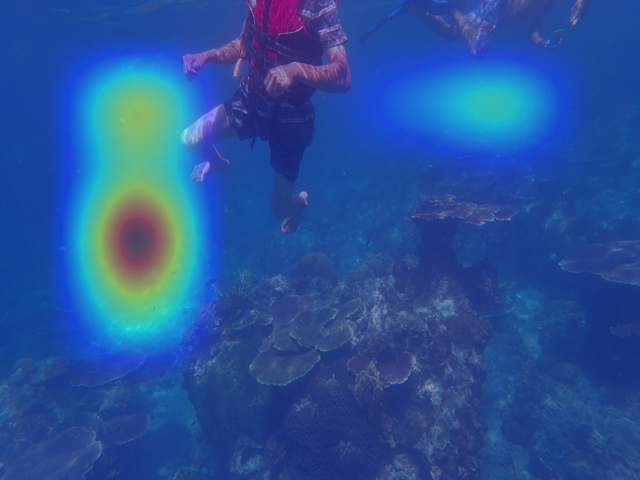
#> input picture reports/assets/gradcam_image153_color.png, 640 x 480 px
$ python stage1_generate_pseudo_labels.py --raw-dir ../reports/assets --output out.png   (older library calls are emulated)
#> lines starting #> are read from the running program, lines starting #| are printed output that depends on the picture
### stage1/pseudo_labels.py
import csv
import hashlib
import os
from dataclasses import dataclass
from typing import Dict, Iterable, List, Optional, Sequence, Tuple

import cv2
import numpy as np


IMAGE_EXTS = (".png", ".jpg", ".jpeg", ".bmp", ".tif", ".tiff")
SCORE_COLUMNS = ["s_color", "s_blur", "s_contrast", "s_visibility_proxy", "q_quality"]
LEGACY_SCORE_ALIASES = {"s_visibility_proxy": "s_haze"}


@dataclass
class ImageMetrics:
    image_path: str
    image_name: str
    pair_id: str
    split: str
    role: str
    is_reference: int
    color_raw: float
    sharpness_raw: float
    contrast_raw: float
    saturation_raw: float
    brightness_std_raw: float
    uiqm_raw: float
    uciqe_raw: float


def list_images(root: str) -> List[str]:
    files: List[str] = []
    for dirpath, _, filenames in os.walk(root):
        for filename in filenames:
            if filename.lower().endswith(IMAGE_EXTS):
                files.append(os.path.join(dirpath, filename))
    return sorted(files)


def stable_split(pair_id: str, train_ratio: float = 0.7, val_ratio: float = 0.15) -> str:
    digest = hashlib.md5(pair_id.encode("utf-8")).hexdigest()
    value = int(digest[:8], 16) / 0xFFFFFFFF
    if value < train_ratio:
        return "train"
    if value < train_ratio + val_ratio:
        return "val"
    return "test"


def read_rgb(path: str) -> np.ndarray:
    bgr = cv2.imread(path, cv2.IMREAD_COLOR)
    if bgr is None:
        raise ValueError(f"Failed to read image: {path}")
    return cv2.cvtColor(bgr, cv2.COLOR_BGR2RGB)


def _trimmed_mean(values: np.ndarray, trim: float = 0.1) -> float:
    flat = np.sort(values.reshape(-1).astype(np.float64))
    lo = int(len(flat) * trim)
    hi = int(len(flat) * (1.0 - trim))
    if hi <= lo:
        return float(flat.mean())
    return float(flat[lo:hi].mean())


def _eme(gray: np.ndarray, block_size: int = 10) -> float:
    gray = gray.astype(np.float64) + 1e-6
    h_blocks = gray.shape[0] // block_size
    w_blocks = gray.shape[1] // block_size
    if h_blocks == 0 or w_blocks == 0:
        return 0.0
    value = 0.0
    for y in range(h_blocks):
        for x in range(w_blocks):
            block = gray[y * block_size : (y + 1) * block_size, x * block_size : (x + 1) * block_size]
            block_max = float(block.max())
            block_min = float(block.min())
            if block_max > 0.0 and block_min > 0.0:
                value += np.log(block_max / block_min)
    return float(2.0 * value / (h_blocks * w_blocks))


def uiqm(rgb: np.ndarray) -> float:
    img = rgb.astype(np.float64)
    r, g, b = img[:, :, 0], img[:, :, 1], img[:, :, 2]
    rg = r - g
    yb = 0.5 * (r + g) - b
    mean_rg = _trimmed_mean(rg)
    mean_yb = _trimmed_mean(yb)
    std_rg = float(np.std(rg))
    std_yb = float(np.std(yb))
    uicm = -0.0268 * np.sqrt(mean_rg**2 + mean_yb**2) + 0.1586 * np.sqrt(std_rg**2 + std_yb**2)

    gray = cv2.cvtColor(rgb, cv2.COLOR_RGB2GRAY)
    sobel_x = cv2.Sobel(gray, cv2.CV_64F, 1, 0, ksize=3)
    sobel_y = cv2.Sobel(gray, cv2.CV_64F, 0, 1, ksize=3)
    sharp = np.hypot(sobel_x, sobel_y)
    uism = _eme(sharp * gray, block_size=10)
    uiconm = _eme(gray, block_size=10)
    return float(0.0282 * uicm + 0.2953 * uism + 3.5753 * uiconm)


def uciqe(rgb: np.ndarray) -> float:
    lab = cv2.cvtColor(rgb, cv2.COLOR_RGB2LAB).astype(np.float64)
    hsv = cv2.cvtColor(rgb, cv2.COLOR_RGB2HSV).astype(np.float64)
    l_chan = lab[:, :, 0] / 255.0
    a = lab[:, :, 1] - 128.0
    b = lab[:, :, 2] - 128.0
    chroma = np.sqrt(a * a + b * b)
    chroma_std = float(np.std(chroma))
    luminance_contrast = float(np.percentile(l_chan, 99) - np.percentile(l_chan, 1))
    saturation_mean = float((hsv[:, :, 1] / 255.0).mean())
    return float(0.4680 * chroma_std + 0.2745 * luminance_contrast + 0.2576 * saturation_mean)


def compute_raw_metrics(path: str, pair_id: str, role: str, split: str) -> ImageMetrics:
    rgb = read_rgb(path)
    lab = cv2.cvtColor(rgb, cv2.COLOR_RGB2LAB).astype(np.float64)
    hsv = cv2.cvtColor(rgb, cv2.COLOR_RGB2HSV).astype(np.float64)
    ycrcb = cv2.cvtColor(rgb, cv2.COLOR_RGB2YCrCb).astype(np.float64)
    gray = cv2.cvtColor(rgb, cv2.COLOR_RGB2GRAY)

    mean_a = float(lab[:, :, 1].mean() - 128.0)
    mean_b = float(lab[:, :, 2].mean() - 128.0)
    lab_shift = np.sqrt(mean_a * mean_a + mean_b * mean_b)
    rgb_imbalance = float(np.std(rgb.reshape(-1, 3).mean(axis=0)))
    color_raw = float(lab_shift + rgb_imbalance)

    sharpness_raw = float(cv2.Laplacian(gray, cv2.CV_64F).var())
    contrast_raw = float(ycrcb[:, :, 0].std())
    saturation_raw = float((hsv[:, :, 1] / 255.0).mean())
    brightness_std_raw = float((hsv[:, :, 2] / 255.0).std())

    return ImageMetrics(
        image_path=os.path.abspath(path),
        image_name=os.path.basename(path),
        pair_id=pair_id,
        split=split,
        role=role,
        is_reference=1 if role == "reference" else 0,
        color_raw=color_raw,
        sharpness_raw=sharpness_raw,
        contrast_raw=contrast_raw,
        saturation_raw=saturation_raw,
        brightness_std_raw=brightness_std_raw,
        uiqm_raw=uiqm(rgb),
        uciqe_raw=uciqe(rgb),
    )


def _minmax(
    values: Sequence[float],
    fit_mask: Optional[Sequence[bool]] = None,
    invert: bool = False,
) -> List[float]:
    arr = np.asarray(values, dtype=np.float64)
    fit_arr = arr if fit_mask is None else arr[np.asarray(fit_mask, dtype=bool)]
    if fit_arr.size == 0:
        raise ValueError("Cannot normalize pseudo-labels without training samples.")
    lo = float(np.nanmin(fit_arr))
    hi = float(np.nanmax(fit_arr))
    if hi - lo < 1e-12:
        norm = np.zeros_like(arr)
    else:
        norm = (arr - lo) / (hi - lo)
    if invert:
        norm = 1.0 - norm
    return [float(np.clip(v, 0.0, 1.0)) for v in norm]


def _match_pairs(raw_dir: str, reference_dir: Optional[str]) -> List[Tuple[str, Optional[str], str]]:
    raw_paths = list_images(raw_dir)
    if not reference_dir:
        return [(path, None, os.path.splitext(os.path.basename(path))[0]) for path in raw_paths]

    ref_map = {
        os.path.basename(path): path
        for path in list_images(reference_dir)
    }
    pairs = []
    for raw_path in raw_paths:
        filename = os.path.basename(raw_path)
        if filename in ref_map:
            pair_id = os.path.splitext(filename)[0]
            pairs.append((raw_path, ref_map[filename], pair_id))
    return pairs


def build_pseudo_label_rows(
    raw_dir: str,
    reference_dir: Optional[str],
    train_ratio: float = 0.7,
    val_ratio: float = 0.15,
) -> List[Dict[str, object]]:
    metric_rows: List[ImageMetrics] = []
    pairs = _match_pairs(raw_dir, reference_dir)
    if not pairs:
        raise ValueError("No matching images found for pseudo-label generation.")

    for raw_path, ref_path, pair_id in pairs:
        split = stable_split(pair_id, train_ratio=train_ratio, val_ratio=val_ratio)
        metric_rows.append(compute_raw_metrics(raw_path, pair_id, "raw", split))
#> in read_rgb, bgr is the input picture: shape (480, 640, 3); mean B, G, R 152.5, 82.7, 40
#> in compute_raw_metrics, `ycrcb = cv2.cvtColor(rgb, cv2.COLOR_RGB2YCrCb).astype(np.float64)`:
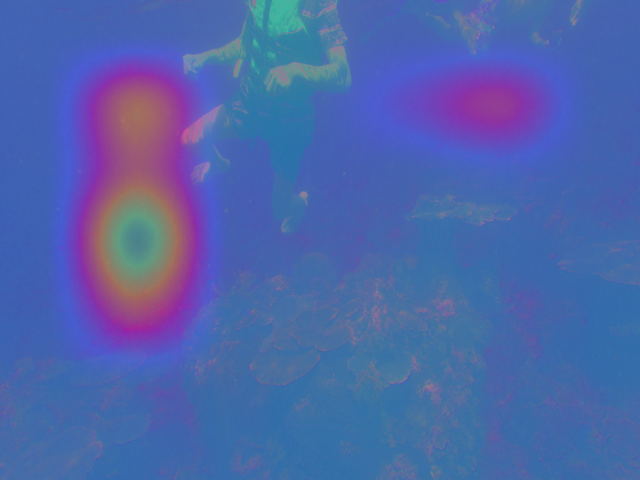
#> ycrcb: shape (480, 640, 3) float64; mean R, G, B 77.9, 100.9, 170
#> in compute_raw_metrics, `gray = cv2.cvtColor(rgb, cv2.COLOR_RGB2GRAY)`:
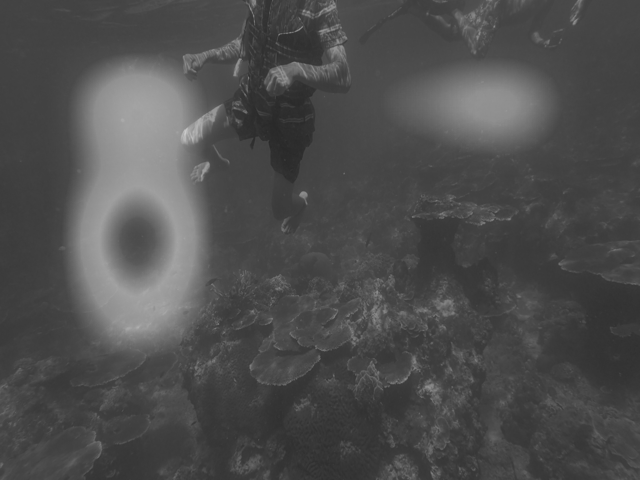
#> gray: shape (480, 640); min 40, max 203, mean 77.9
#> in compute_raw_metrics, `mean_a = float(lab[:, :, 1].mean() - 128.0)`: mean_a = 12.34
#> in compute_raw_metrics, `mean_b = float(lab[:, :, 2].mean() - 128.0)`: mean_b = -41.9
#> in compute_raw_metrics, `lab_shift = np.sqrt(mean_a * mean_a + mean_b * mean_b)`: lab_shift = 43.68
#> in compute_raw_metrics, `rgb_imbalance = float(np.std(rgb.reshape(-1, 3).mean(axis=0)))`: rgb_imbalance = 46.36
#> in compute_raw_metrics, `color_raw = float(lab_shift + rgb_imbalance)`: color_raw = 90.04
#> in compute_raw_metrics, `sharpness_raw = float(cv2.Laplacian(gray, cv2.CV_64F).var())`: sharpness_raw = 61.49
#> in compute_raw_metrics, `contrast_raw = float(ycrcb[:, :, 0].std())`: contrast_raw = 25.28
#> in compute_raw_metrics, `saturation_raw = float((hsv[:, :, 1] / 255.0).mean())`: saturation_raw = 0.747
#> in compute_raw_metrics, `brightness_std_raw = float((hsv[:, :, 2] / 255.0).std())`: brightness_std_raw = 0.112
#> in uiqm, `r, g, b = img[:, :, 0], img[:, :, 1], img[:, :, 2]`:
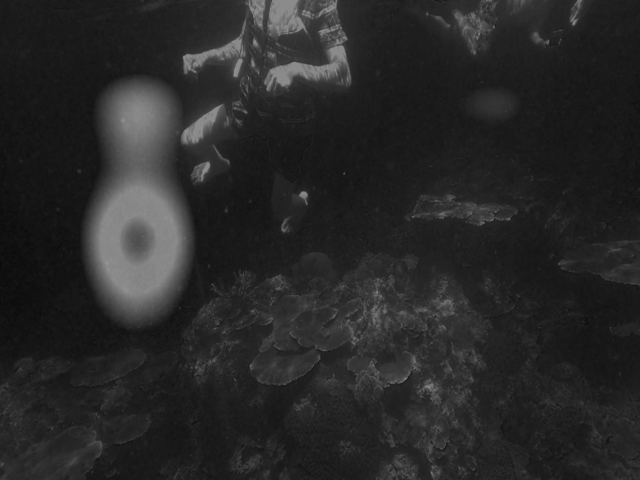
#> r: shape (480, 640) float64; min 7, max 154, mean 40
#> in uiqm, `yb = 0.5 * (r + g) - b`:
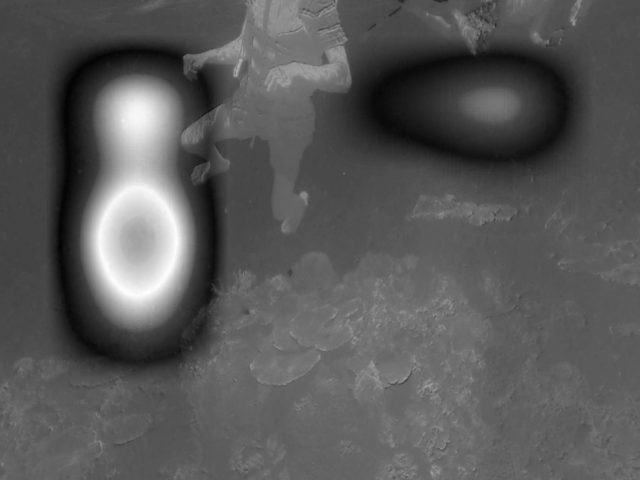
#> yb: shape (480, 640) float64; min -175, max 65.5, mean -91.1; drawn with min black and max white
#> in _trimmed_mean, `lo = int(len(flat) * trim)`: lo = 30720
#> in _trimmed_mean, `hi = int(len(flat) * (1.0 - trim))`: hi = 276480
#> in uiqm, `mean_rg = _trimmed_mean(rg)`: mean_rg = -39.27
#> in uiqm, `mean_yb = _trimmed_mean(yb)`: mean_yb = -93.19
#> in uiqm, `std_rg = float(np.std(rg))`: std_rg = 33.48
#> in uiqm, `std_yb = float(np.std(yb))`: std_yb = 36.26
#> in uiqm, `uicm = -0.0268 * np.sqrt(mean_rg**2 + mean_yb**2) + 0.1586 * np.sqrt(s..`: uicm = 5.12
#> in uiqm, `sharp = np.hypot(sobel_x, sobel_y)`:
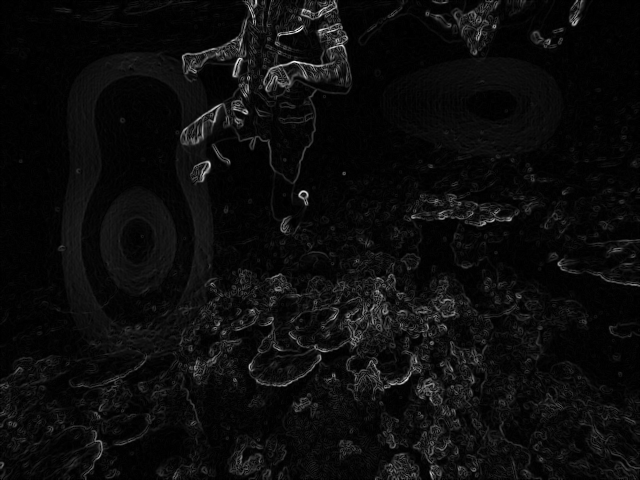
#> sharp: shape (480, 640) float64; min 0, max 318.1, mean 15.7; drawn with min black and max white
#> after the loop in _eme, `for y in range(h_blocks):`: value = 40366.2
#> in uiqm, `uism = _eme(sharp * gray, block_size=10)`: uism = 26.28
#> in uiqm, `uiconm = _eme(gray, block_size=10)`: uiconm = 0.455
#> in uciqe, `a = lab[:, :, 1] - 128.0`:
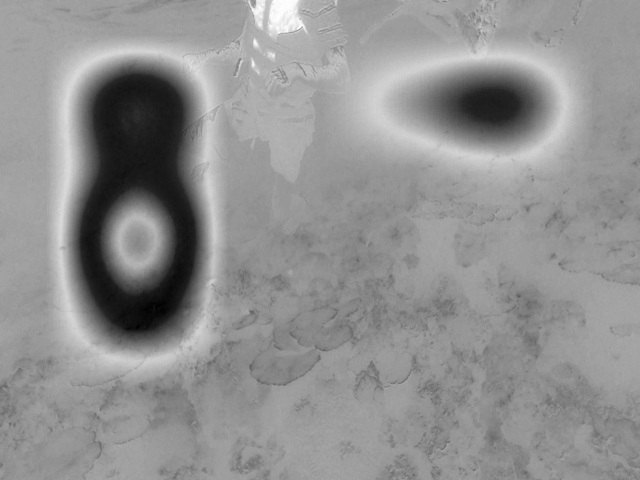
#> a: shape (480, 640) float64; min -48, max 58, mean 12.3; drawn with min black and max white
#> in uciqe, `chroma = np.sqrt(a * a + b * b)`:
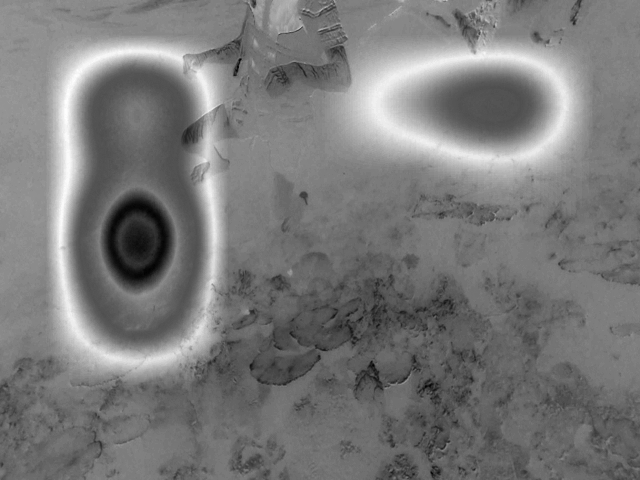
#> chroma: shape (480, 640) float64; min 10.77, max 89.94, mean 48.5; drawn with min black and max white
#> in uciqe, `chroma_std = float(np.std(chroma))`: chroma_std = 11.64
#> in uciqe, `luminance_contrast = float(np.percentile(l_chan, 99) - np.percentile(l..`: luminance_contrast = 0.494
#> in uciqe, `saturation_mean = float((hsv[:, :, 1] / 255.0).mean())`: saturation_mean = 0.747
        if ref_path:
            metric_rows.append(compute_raw_metrics(ref_path, pair_id, "reference", split))
#> pass 2 of the loop in build_pseudo_label_rows, `for raw_path, ref_path, pair_id in pairs:`:
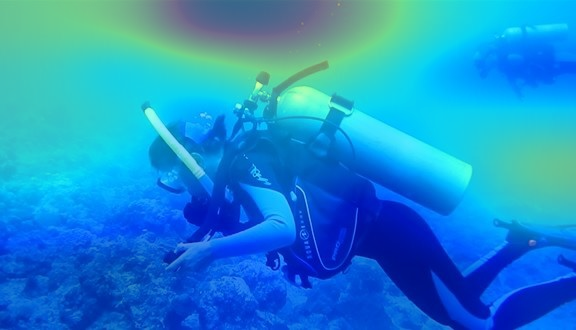
#> input picture reports/assets/task_attention_image706_color.png, 576 x 330 px
#> in read_rgb, bgr is the input picture: shape (330, 576, 3); mean B, G, R 206.1, 139.5, 28.6
#> lab: shape (330, 576, 3) float64
#> hsv: shape (330, 576, 3) float64
#> ycrcb: shape (330, 576, 3) float64
#> img: shape (330, 576, 3) float64
#> r: shape (330, 576) float64
#> g: shape (330, 576) float64
#> rg: shape (330, 576) float64
#> yb: shape (330, 576) float64
#> sobel_x: shape (330, 576) float64
#> sobel_y: shape (330, 576) float64
#> sharp: shape (330, 576) float64
#> in _eme (call 3), `gray = gray.astype(np.float64) + 1e-6`:
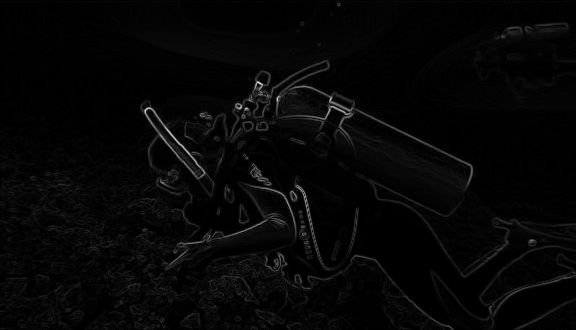
#> gray: shape (330, 576) float64; min 1e-06, max 82319.5, mean 2161.8; drawn with min black and max white
#> after the loop in _eme (call 3), `for y in range(h_blocks):`: value = 21656.4
#> l_chan: shape (330, 576) float64
#> a: shape (330, 576) float64
#> in uciqe (call 2), `chroma = np.sqrt(a * a + b * b)`:
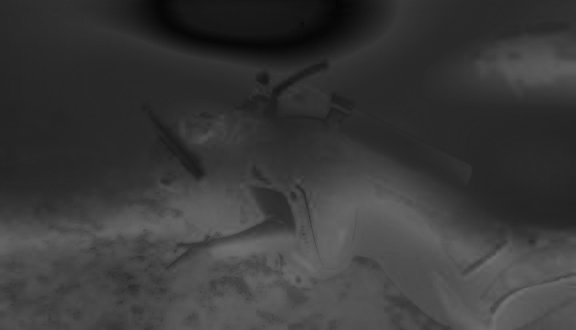
#> chroma: shape (330, 576) float64; min 3.61, max 114.3, mean 58.1
#> chroma_std = 21.84
#> luminance_contrast = 0.686
#> saturation_mean = 0.851

    # Fit normalization only on training data, then transform every split.
    # This keeps validation/test statistics out of model development.
    train_mask = [row.split == "train" for row in metric_rows]
    color_scores = _minmax([row.color_raw for row in metric_rows], fit_mask=train_mask)
    blur_scores = _minmax([row.sharpness_raw for row in metric_rows], fit_mask=train_mask, invert=True)
    contrast_scores = _minmax([row.contrast_raw for row in metric_rows], fit_mask=train_mask, invert=True)
    low_sat_scores = _minmax([row.saturation_raw for row in metric_rows], fit_mask=train_mask, invert=True)
    flat_scores = _minmax([row.brightness_std_raw for row in metric_rows], fit_mask=train_mask, invert=True)
    quality_uiqm = _minmax([row.uiqm_raw for row in metric_rows], fit_mask=train_mask)
    quality_uciqe = _minmax([row.uciqe_raw for row in metric_rows], fit_mask=train_mask)

    rows: List[Dict[str, object]] = []
    for i, row in enumerate(metric_rows):
        s_visibility_proxy = 0.5 * contrast_scores[i] + 0.3 * low_sat_scores[i] + 0.2 * flat_scores[i]
        q_quality = 0.5 * quality_uiqm[i] + 0.5 * quality_uciqe[i]
        rows.append(
            {
                **row.__dict__,
                "s_color": color_scores[i],
                "s_blur": blur_scores[i],
                "s_contrast": contrast_scores[i],
                "s_visibility_proxy": float(np.clip(s_visibility_proxy, 0.0, 1.0)),
                "q_quality": float(np.clip(q_quality, 0.0, 1.0)),
            }
        )
    return rows


# [10 lines left out: function write_csv, not called in this run]

### scripts/stage1_generate_pseudo_labels.py
import argparse
from collections import Counter
import os
import sys

sys.path.insert(0, os.path.dirname(os.path.dirname(os.path.abspath(__file__))))

from stage1.pseudo_labels import build_pseudo_label_rows, write_csv


def main():
    parser = argparse.ArgumentParser(description="Generate weak underwater degradation pseudo-labels.")
    parser.add_argument("--raw-dir", required=True, help="Directory containing degraded/raw underwater images.")
    parser.add_argument("--reference-dir", default=None, help="Directory containing paired reference images.")
    parser.add_argument("--output", required=True, help="Output pseudo-label CSV path.")
    parser.add_argument(
        "--portable-dataset-root",
        default=None,
        help=(
            "Optional dataset path stored relative to the output CSV, for example ../datasets/full. "
            "Raw/reference paths will be written below raw/ and GT/."
        ),
    )
    parser.add_argument("--train-ratio", type=float, default=0.7)
    parser.add_argument("--val-ratio", type=float, default=0.15)
    args = parser.parse_args()
    if args.train_ratio <= 0 or args.val_ratio < 0 or args.train_ratio + args.val_ratio >= 1:
        parser.error("Ratios must satisfy train_ratio > 0, val_ratio >= 0, and train_ratio + val_ratio < 1.")

    rows = build_pseudo_label_rows(
        raw_dir=args.raw_dir,
        reference_dir=args.reference_dir,
        train_ratio=args.train_ratio,
        val_ratio=args.val_ratio,
    )
#> in build_pseudo_label_rows, `train_mask = [row.split == "train" for row in metric_rows]`: train_mask = [False, False]
#> in _minmax, `fit_arr = arr if fit_mask is None else arr[np.asarray(fit_mask, dtype=..`: fit_arr = empty array
    if args.portable_dataset_root:
        for row in rows:
            source_root = args.raw_dir if row["role"] == "raw" else args.reference_dir
            relative_name = os.path.relpath(row["image_path"], os.path.abspath(source_root))
            role_dir = "raw" if row["role"] == "raw" else "GT"
            row["image_path"] = os.path.normpath(
                os.path.join(args.portable_dataset_root, role_dir, relative_name)
            )
    write_csv(rows, args.output)
    print(f"Wrote {len(rows)} pseudo-label rows to {args.output}")
    pair_counts = Counter((row["split"], row["pair_id"]) for row in rows)
    split_counts = Counter(split for split, _ in pair_counts)
    print(
        "Pair split: "
        + ", ".join(f"{split}={split_counts.get(split, 0)}" for split in ("train", "val", "test"))
    )


if __name__ == "__main__":
#> (the run stopped early here; a loop or call above may not have finished)
